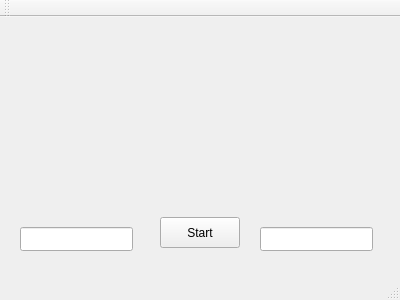
<?xml version="1.0" encoding="UTF-8"?>
<ui version="4.0">
 <class>MainWindow</class>
 <widget class="QMainWindow" name="MainWindow">
  <property name="geometry">
   <rect>
    <x>0</x>
    <y>0</y>
    <width>400</width>
    <height>300</height>
   </rect>
  </property>
  <property name="windowTitle">
   <string>MainWindow</string>
  </property>
  <widget class="QWidget" name="centralWidget">
   <widget class="QPushButton" name="start_button">
    <property name="geometry">
     <rect>
      <x>160</x>
      <y>200</y>
      <width>80</width>
      <height>31</height>
     </rect>
    </property>
    <property name="text">
     <string>Start</string>
    </property>
   </widget>
   <widget class="QLabel" name="img_label">
    <property name="geometry">
     <rect>
      <x>10</x>
      <y>0</y>
      <width>381</width>
      <height>201</height>
     </rect>
    </property>
    <property name="text">
     <string/>
    </property>
    <property name="pixmap">
     <pixmap resource="mainresources.qrc">:/new/main/assets/defaultImg.png</pixmap>
    </property>
    <property name="scaledContents">
     <bool>false</bool>
    </property>
    <property name="alignment">
     <set>Qt::AlignCenter</set>
    </property>
    <property name="wordWrap">
     <bool>false</bool>
    </property>
   </widget>
   <widget class="QLineEdit" name="lineEdit">
    <property name="geometry">
     <rect>
      <x>20</x>
      <y>210</y>
      <width>113</width>
      <height>24</height>
     </rect>
    </property>
   </widget>
   <widget class="QLineEdit" name="lineEdit_2">
    <property name="geometry">
     <rect>
      <x>260</x>
      <y>210</y>
      <width>113</width>
      <height>24</height>
     </rect>
    </property>
   </widget>
  </widget>
  <widget class="QMenuBar" name="menuBar">
   <property name="geometry">
    <rect>
     <x>0</x>
     <y>0</y>
     <width>400</width>
     <height>22</height>
    </rect>
   </property>
  </widget>
  <widget class="QToolBar" name="mainToolBar">
   <attribute name="toolBarArea">
    <enum>TopToolBarArea</enum>
   </attribute>
   <attribute name="toolBarBreak">
    <bool>false</bool>
   </attribute>
  </widget>
  <widget class="QStatusBar" name="statusBar"/>
 </widget>
 <layoutdefault spacing="6" margin="11"/>
 <resources>
  <include location="mainresources.qrc"/>
 </resources>
 <connections>
  <connection>
   <sender>start_button</sender>
   <signal>clicked()</signal>
   <receiver>MainWindow</receiver>
   <slot>startStream()</slot>
   <hints>
    <hint type="sourcelabel">
     <x>198</x>
     <y>256</y>
    </hint>
    <hint type="destinationlabel">
     <x>33</x>
     <y>266</y>
    </hint>
   </hints>
  </connection>
 </connections>
 <slots>
  <slot>startStream()</slot>
 </slots>
</ui>
